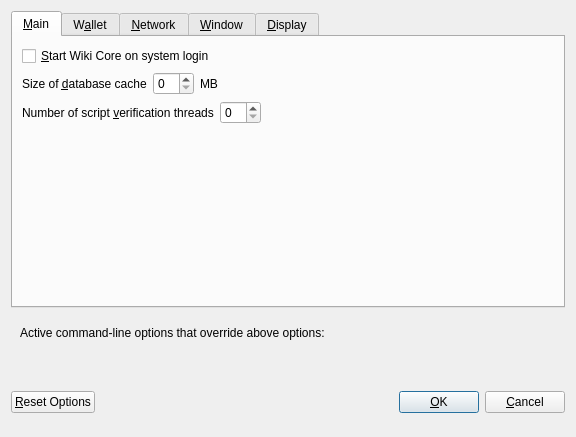
<?xml version="1.0" encoding="UTF-8"?>
<ui version="4.0">
 <class>OptionsDialog</class>
 <widget class="QDialog" name="OptionsDialog">
  <property name="geometry">
   <rect>
    <x>0</x>
    <y>0</y>
    <width>576</width>
    <height>402</height>
   </rect>
  </property>
  <property name="windowTitle">
   <string>Options</string>
  </property>
  <property name="modal">
   <bool>true</bool>
  </property>
  <layout class="QVBoxLayout" name="verticalLayout">
   <item>
    <widget class="QTabWidget" name="tabWidget">
     <property name="currentIndex">
      <number>0</number>
     </property>
     <widget class="QWidget" name="tabMain">
      <attribute name="title">
       <string>&amp;Main</string>
      </attribute>
      <layout class="QVBoxLayout" name="verticalLayout_Main">
       <item>
        <widget class="QCheckBox" name="bitcoinAtStartup">
         <property name="toolTip">
          <string>Automatically start Wiki Core after logging in to the system.</string>
         </property>
         <property name="text">
          <string>&amp;Start Wiki Core on system login</string>
         </property>
        </widget>
       </item>
       <item>
        <layout class="QHBoxLayout" name="horizontalLayout_2_Main">
         <item>
          <widget class="QLabel" name="databaseCacheLabel">
           <property name="text">
            <string>Size of &amp;database cache</string>
           </property>
           <property name="textFormat">
            <enum>Qt::PlainText</enum>
           </property>
           <property name="buddy">
            <cstring>databaseCache</cstring>
           </property>
          </widget>
         </item>
         <item>
          <widget class="QSpinBox" name="databaseCache"/>
         </item>
         <item>
          <widget class="QLabel" name="databaseCacheUnitLabel">
           <property name="text">
            <string>MB</string>
           </property>
           <property name="textFormat">
            <enum>Qt::PlainText</enum>
           </property>
          </widget>
         </item>
         <item>
          <spacer name="horizontalSpacer_2_Main">
           <property name="orientation">
            <enum>Qt::Horizontal</enum>
           </property>
           <property name="sizeHint" stdset="0">
            <size>
             <width>40</width>
             <height>20</height>
            </size>
           </property>
          </spacer>
         </item>
        </layout>
       </item>
       <item>
        <layout class="QHBoxLayout" name="horizontalLayout_3_Main">
         <item>
          <widget class="QLabel" name="threadsScriptVerifLabel">
           <property name="text">
            <string>Number of script &amp;verification threads</string>
           </property>
           <property name="textFormat">
            <enum>Qt::PlainText</enum>
           </property>
           <property name="buddy">
            <cstring>threadsScriptVerif</cstring>
           </property>
          </widget>
         </item>
         <item>
          <widget class="QSpinBox" name="threadsScriptVerif">
           <property name="toolTip">
            <string>(0 = auto, &lt;0 = leave that many cores free)</string>
           </property>
          </widget>
         </item>
         <item>
          <spacer name="horizontalSpacer_3_Main">
           <property name="orientation">
            <enum>Qt::Horizontal</enum>
           </property>
           <property name="sizeHint" stdset="0">
            <size>
             <width>40</width>
             <height>20</height>
            </size>
           </property>
          </spacer>
         </item>
        </layout>
       </item>
       <item>
        <spacer name="verticalSpacer_Main">
         <property name="orientation">
          <enum>Qt::Vertical</enum>
         </property>
         <property name="sizeHint" stdset="0">
          <size>
           <width>20</width>
           <height>40</height>
          </size>
         </property>
        </spacer>
       </item>
      </layout>
     </widget>
     <widget class="QWidget" name="tabWallet">
      <attribute name="title">
       <string>W&amp;allet</string>
      </attribute>
      <layout class="QVBoxLayout" name="verticalLayout_Wallet">
       <item>
        <widget class="QGroupBox" name="groupBox">
         <property name="title">
          <string>Expert</string>
         </property>
         <layout class="QVBoxLayout" name="verticalLayout_2">
          <item>
           <widget class="QCheckBox" name="coinControlFeatures">
            <property name="toolTip">
             <string>Whether to show coin control features or not.</string>
            </property>
            <property name="text">
             <string>Enable coin &amp;control features</string>
            </property>
           </widget>
          </item>
          <item>
           <widget class="QCheckBox" name="showMasternodesTab">
            <property name="toolTip">
             <string>Show additional tab listing all your masternodes in first sub-tab&lt;br/&gt;and all masternodes on the network in second sub-tab.</string>
            </property>
            <property name="text">
             <string>Show Masternodes Tab</string>
            </property>
           </widget>
          </item>
          <item>
           <widget class="QCheckBox" name="showAdvancedPSUI">
            <property name="toolTip">
             <string>Show additional information and buttons for PrivateSend on overview screen.</string>
            </property>
            <property name="text">
             <string>Enable advanced PrivateSend interface</string>
            </property>
           </widget>
          </item>
          <item>
           <widget class="QCheckBox" name="lowKeysWarning">
            <property name="toolTip">
             <string>Show warning dialog when PrivateSend detects that wallet has very low number of keys left.</string>
            </property>
            <property name="text">
             <string>Warn if PrivateSend is running out of keys</string>
            </property>
           </widget>
          </item>
          <item>
           <widget class="QCheckBox" name="privateSendMultiSession">
            <property name="toolTip">
             <string>Whether to use experimental PrivateSend mode with multiple mixing sessions per block.&lt;br/&gt;Note: You must use this feature carefully.&lt;br/&gt;Make sure you always have recent wallet (auto)backup in a safe place!</string>
            </property>
            <property name="text">
             <string>Enable PrivateSend &amp;multi-session</string>
            </property>
           </widget>
          </item>
          <item>
           <widget class="QCheckBox" name="spendZeroConfChange">
            <property name="toolTip">
             <string>If you disable the spending of unconfirmed change, the change from a transaction&lt;br/&gt;cannot be used until that transaction has at least one confirmation.&lt;br/&gt;This also affects how your balance is computed.</string>
            </property>
            <property name="text">
             <string>&amp;Spend unconfirmed change</string>
            </property>
           </widget>
          </item>
         </layout>
        </widget>
       </item>
       <item>
        <layout class="QHBoxLayout" name="horizontalLayout_4_Wallet">
         <item>
          <widget class="QLabel" name="label">
           <property name="toolTip">
            <string>This setting determines the amount of individual masternodes that an input will be anonymized through.&lt;br/&gt;More rounds of anonymization gives a higher degree of privacy, but also costs more in fees.</string>
           </property>
           <property name="text">
            <string>PrivateSend rounds to use</string>
           </property>
          </widget>
         </item>
         <item>
          <widget class="QSpinBox" name="privateSendRounds">
           <property name="minimum">
            <number>2</number>
           </property>
           <property name="maximum">
            <number>8</number>
           </property>
           <property name="value">
            <number>4</number>
           </property>
          </widget>
         </item>
        </layout>
       </item>
       <item>
        <layout class="QHBoxLayout" name="horizontalLayout">
         <item>
          <widget class="QLabel" name="label_2">
           <property name="toolTip">
            <string>This amount acts as a threshold to turn off PrivateSend once it's reached.</string>
           </property>
           <property name="statusTip">
            <string notr="true"/>
           </property>
           <property name="whatsThis">
            <string notr="true"/>
           </property>
           <property name="accessibleName">
            <string notr="true"/>
           </property>
           <property name="accessibleDescription">
            <string notr="true"/>
           </property>
           <property name="text">
            <string>Amount of Wiki to keep anonymized</string>
           </property>
          </widget>
         </item>
         <item>
          <widget class="QSpinBox" name="privateSendAmount">
           <property name="minimum">
            <number>2</number>
           </property>
           <property name="maximum">
            <number>2000</number>
           </property>
           <property name="singleStep">
            <number>10</number>
           </property>
           <property name="value">
            <number>1000</number>
           </property>
          </widget>
         </item>
        </layout>
       </item>
       <item>
        <spacer name="verticalSpacer_Wallet">
         <property name="orientation">
          <enum>Qt::Vertical</enum>
         </property>
         <property name="sizeHint" stdset="0">
          <size>
           <width>20</width>
           <height>40</height>
          </size>
         </property>
        </spacer>
       </item>
      </layout>
     </widget>
     <widget class="QWidget" name="tabNetwork">
      <attribute name="title">
       <string>&amp;Network</string>
      </attribute>
      <layout class="QVBoxLayout" name="verticalLayout_Network">
       <item>
        <widget class="QCheckBox" name="mapPortUpnp">
         <property name="toolTip">
          <string>Automatically open the Wiki Core client port on the router. This only works when your router supports UPnP and it is enabled.</string>
         </property>
         <property name="text">
          <string>Map port using &amp;UPnP</string>
         </property>
        </widget>
       </item>
       <item>
        <widget class="QCheckBox" name="allowIncoming">
         <property name="toolTip">
          <string>Accept connections from outside</string>
         </property>
         <property name="text">
          <string>Allow incoming connections</string>
         </property>
        </widget>
       </item>
       <item>
        <widget class="QCheckBox" name="connectSocks">
         <property name="toolTip">
          <string>Connect to the Wiki network through a SOCKS5 proxy.</string>
         </property>
         <property name="text">
          <string>&amp;Connect through SOCKS5 proxy (default proxy):</string>
         </property>
        </widget>
       </item>
       <item>
        <layout class="QHBoxLayout" name="horizontalLayout_1_Network">
         <item>
          <widget class="QLabel" name="proxyIpLabel">
           <property name="text">
            <string>Proxy &amp;IP:</string>
           </property>
           <property name="textFormat">
            <enum>Qt::PlainText</enum>
           </property>
           <property name="buddy">
            <cstring>proxyIp</cstring>
           </property>
          </widget>
         </item>
         <item>
          <widget class="QValidatedLineEdit" name="proxyIp">
           <property name="minimumSize">
            <size>
             <width>140</width>
             <height>0</height>
            </size>
           </property>
           <property name="maximumSize">
            <size>
             <width>140</width>
             <height>16777215</height>
            </size>
           </property>
           <property name="toolTip">
            <string>IP address of the proxy (e.g. IPv4: 127.0.0.1 / IPv6: ::1)</string>
           </property>
          </widget>
         </item>
         <item>
          <widget class="QLabel" name="proxyPortLabel">
           <property name="text">
            <string>&amp;Port:</string>
           </property>
           <property name="textFormat">
            <enum>Qt::PlainText</enum>
           </property>
           <property name="buddy">
            <cstring>proxyPort</cstring>
           </property>
          </widget>
         </item>
         <item>
          <widget class="QLineEdit" name="proxyPort">
           <property name="minimumSize">
            <size>
             <width>55</width>
             <height>0</height>
            </size>
           </property>
           <property name="maximumSize">
            <size>
             <width>55</width>
             <height>16777215</height>
            </size>
           </property>
           <property name="toolTip">
            <string>Port of the proxy (e.g. 9050)</string>
           </property>
          </widget>
         </item>
         <item>
          <spacer name="horizontalSpacer_1_Network">
           <property name="orientation">
            <enum>Qt::Horizontal</enum>
           </property>
           <property name="sizeHint" stdset="0">
            <size>
             <width>40</width>
             <height>20</height>
            </size>
           </property>
          </spacer>
         </item>
        </layout>
       </item>
       <item>
        <layout class="QHBoxLayout" name="horizontalLayout_2_Network">
         <item>
          <widget class="QLabel" name="proxyActiveNets">
           <property name="text">
            <string>Used for reaching peers via:</string>
           </property>
           <property name="textFormat">
            <enum>Qt::PlainText</enum>
           </property>
          </widget>
         </item>
         <item>
          <widget class="QCheckBox" name="proxyReachIPv4">
           <property name="enabled">
            <bool>false</bool>
           </property>
           <property name="toolTip">
            <string>Shows, if the supplied default SOCKS5 proxy is used to reach peers via this network type.</string>
           </property>
           <property name="text">
            <string/>
           </property>
          </widget>
         </item>
         <item>
          <widget class="QLabel" name="proxyReachIPv4Label">
           <property name="text">
            <string>IPv4</string>
           </property>
           <property name="textFormat">
            <enum>Qt::PlainText</enum>
           </property>
          </widget>
         </item>
         <item>
          <widget class="QCheckBox" name="proxyReachIPv6">
           <property name="enabled">
            <bool>false</bool>
           </property>
           <property name="toolTip">
            <string>Shows, if the supplied default SOCKS5 proxy is used to reach peers via this network type.</string>
           </property>
           <property name="text">
            <string/>
           </property>
          </widget>
         </item>
         <item>
          <widget class="QLabel" name="proxyReachIPv6Label">
           <property name="text">
            <string>IPv6</string>
           </property>
           <property name="textFormat">
            <enum>Qt::PlainText</enum>
           </property>
          </widget>
         </item>
         <item>
          <widget class="QCheckBox" name="proxyReachTor">
           <property name="enabled">
            <bool>false</bool>
           </property>
           <property name="toolTip">
            <string>Shows, if the supplied default SOCKS5 proxy is used to reach peers via this network type.</string>
           </property>
           <property name="text">
            <string/>
           </property>
          </widget>
         </item>
         <item>
          <widget class="QLabel" name="proxyReachTorLabel">
           <property name="text">
            <string>Tor</string>
           </property>
           <property name="textFormat">
            <enum>Qt::PlainText</enum>
           </property>
          </widget>
         </item>
         <item>
          <spacer name="horizontalSpacer_2_Network">
           <property name="orientation">
            <enum>Qt::Horizontal</enum>
           </property>
           <property name="sizeHint" stdset="0">
            <size>
             <width>40</width>
             <height>20</height>
            </size>
           </property>
          </spacer>
         </item>
        </layout>
       </item>
       <item>
        <widget class="QCheckBox" name="connectSocksTor">
         <property name="toolTip">
          <string>Connect to the Wiki network through a separate SOCKS5 proxy for Tor hidden services.</string>
         </property>
         <property name="text">
          <string>Use separate SOCKS5 proxy to reach peers via Tor hidden services:</string>
         </property>
        </widget>
       </item>
       <item>
        <layout class="QHBoxLayout" name="horizontalLayout_3_Network">
         <item>
          <widget class="QLabel" name="proxyIpTorLabel">
           <property name="text">
            <string>Proxy &amp;IP:</string>
           </property>
           <property name="textFormat">
            <enum>Qt::PlainText</enum>
           </property>
           <property name="buddy">
            <cstring>proxyIpTor</cstring>
           </property>
          </widget>
         </item>
         <item>
          <widget class="QValidatedLineEdit" name="proxyIpTor">
           <property name="minimumSize">
            <size>
             <width>140</width>
             <height>0</height>
            </size>
           </property>
           <property name="maximumSize">
            <size>
             <width>140</width>
             <height>16777215</height>
            </size>
           </property>
           <property name="toolTip">
            <string>IP address of the proxy (e.g. IPv4: 127.0.0.1 / IPv6: ::1)</string>
           </property>
          </widget>
         </item>
         <item>
          <widget class="QLabel" name="proxyPortTorLabel">
           <property name="text">
            <string>&amp;Port:</string>
           </property>
           <property name="textFormat">
            <enum>Qt::PlainText</enum>
           </property>
           <property name="buddy">
            <cstring>proxyPortTor</cstring>
           </property>
          </widget>
         </item>
         <item>
          <widget class="QLineEdit" name="proxyPortTor">
           <property name="minimumSize">
            <size>
             <width>55</width>
             <height>0</height>
            </size>
           </property>
           <property name="maximumSize">
            <size>
             <width>55</width>
             <height>16777215</height>
            </size>
           </property>
           <property name="toolTip">
            <string>Port of the proxy (e.g. 9050)</string>
           </property>
          </widget>
         </item>
         <item>
          <spacer name="horizontalSpacer_4_Network">
           <property name="orientation">
            <enum>Qt::Horizontal</enum>
           </property>
           <property name="sizeHint" stdset="0">
            <size>
             <width>40</width>
             <height>20</height>
            </size>
           </property>
          </spacer>
         </item>
        </layout>
       </item>
       <item>
        <spacer name="verticalSpacer_Network">
         <property name="orientation">
          <enum>Qt::Vertical</enum>
         </property>
         <property name="sizeHint" stdset="0">
          <size>
           <width>20</width>
           <height>40</height>
          </size>
         </property>
        </spacer>
       </item>
      </layout>
     </widget>
     <widget class="QWidget" name="tabWindow">
      <attribute name="title">
       <string>&amp;Window</string>
      </attribute>
      <layout class="QVBoxLayout" name="verticalLayout_Window">
       <item>
        <widget class="QCheckBox" name="minimizeToTray">
         <property name="toolTip">
          <string>Show only a tray icon after minimizing the window.</string>
         </property>
         <property name="text">
          <string>&amp;Minimize to the tray instead of the taskbar</string>
         </property>
        </widget>
       </item>
       <item>
        <widget class="QCheckBox" name="minimizeOnClose">
         <property name="toolTip">
          <string>Minimize instead of exit the application when the window is closed. When this option is enabled, the application will be closed only after selecting Exit in the menu.</string>
         </property>
         <property name="text">
          <string>M&amp;inimize on close</string>
         </property>
        </widget>
       </item>
       <item>
        <spacer name="verticalSpacer_Window">
         <property name="orientation">
          <enum>Qt::Vertical</enum>
         </property>
         <property name="sizeHint" stdset="0">
          <size>
           <width>20</width>
           <height>40</height>
          </size>
         </property>
        </spacer>
       </item>
      </layout>
     </widget>
     <widget class="QWidget" name="tabDisplay">
      <attribute name="title">
       <string>&amp;Display</string>
      </attribute>
      <layout class="QVBoxLayout" name="verticalLayout_Display">
       <item>
        <layout class="QHBoxLayout" name="horizontalLayout_1_Display">
         <item>
          <widget class="QLabel" name="langLabel">
           <property name="text">
            <string>User Interface &amp;language:</string>
           </property>
           <property name="textFormat">
            <enum>Qt::PlainText</enum>
           </property>
           <property name="buddy">
            <cstring>lang</cstring>
           </property>
          </widget>
         </item>
         <item>
          <widget class="QValueComboBox" name="lang">
           <property name="toolTip">
            <string>The user interface language can be set here. This setting will take effect after restarting Wiki Core.</string>
           </property>
          </widget>
         </item>
        </layout>
       </item>
       <item>
        <widget class="QLabel" name="label_3">
         <property name="toolTip">
          <string notr="true"/>
         </property>
         <property name="statusTip">
          <string notr="true"/>
         </property>
         <property name="whatsThis">
          <string notr="true"/>
         </property>
         <property name="accessibleName">
          <string notr="true"/>
         </property>
         <property name="text">
          <string>Language missing or translation incomplete? Help contributing translations here:
https://www.transifex.com/projects/p/wiki/</string>
         </property>
         <property name="wordWrap">
          <bool>true</bool>
         </property>
         <property name="openExternalLinks">
          <bool>true</bool>
         </property>
         <property name="textInteractionFlags">
          <set>Qt::TextBrowserInteraction</set>
         </property>
        </widget>
       </item>
       <item>
        <layout class="QHBoxLayout" name="horizontalLayout_4_Display" stretch="0,0">
         <item>
          <widget class="QLabel" name="themeLabel">
           <property name="text">
            <string>User Interface Theme:</string>
           </property>
          </widget>
         </item>
         <item>
          <widget class="QValueComboBox" name="theme"/>
         </item>
        </layout>
       </item>
       <item>
        <widget class="Line" name="line">
         <property name="orientation">
          <enum>Qt::Horizontal</enum>
         </property>
        </widget>
       </item>
       <item>
        <layout class="QHBoxLayout" name="horizontalLayout_2_Display">
         <item>
          <widget class="QLabel" name="unitLabel">
           <property name="text">
            <string>&amp;Unit to show amounts in:</string>
           </property>
           <property name="textFormat">
            <enum>Qt::PlainText</enum>
           </property>
           <property name="buddy">
            <cstring>unit</cstring>
           </property>
          </widget>
         </item>
         <item>
          <widget class="QValueComboBox" name="unit">
           <property name="toolTip">
            <string>Choose the default subdivision unit to show in the interface and when sending coins.</string>
           </property>
          </widget>
         </item>
        </layout>
       </item>
       <item>
        <layout class="QHBoxLayout" name="horizontalLayout_5_Display">
         <item>
          <widget class="QLabel" name="digitsLabel">
           <property name="text">
            <string>Decimal digits</string>
           </property>
          </widget>
         </item>
         <item>
          <widget class="QValueComboBox" name="digits"/>
         </item>
        </layout>
       </item>
       <item>
        <layout class="QHBoxLayout" name="horizontalLayout_3_Display">
         <item>
          <widget class="QLabel" name="thirdPartyTxUrlsLabel">
           <property name="toolTip">
            <string>Third party URLs (e.g. a block explorer) that appear in the transactions tab as context menu items.&lt;br/&gt;%s in the URL is replaced by transaction hash. Multiple URLs are separated by vertical bar |.</string>
           </property>
           <property name="text">
            <string>Third party transaction URLs</string>
           </property>
           <property name="buddy">
            <cstring>thirdPartyTxUrls</cstring>
           </property>
          </widget>
         </item>
         <item>
          <widget class="QLineEdit" name="thirdPartyTxUrls">
           <property name="toolTip">
            <string>Third party URLs (e.g. a block explorer) that appear in the transactions tab as context menu items.&lt;br/&gt;%s in the URL is replaced by transaction hash. Multiple URLs are separated by vertical bar |.</string>
           </property>
          </widget>
         </item>
        </layout>
       </item>
       <item>
        <spacer name="verticalSpacer">
         <property name="orientation">
          <enum>Qt::Vertical</enum>
         </property>
         <property name="sizeHint" stdset="0">
          <size>
           <width>20</width>
           <height>40</height>
          </size>
         </property>
        </spacer>
       </item>
      </layout>
     </widget>
    </widget>
   </item>
   <item>
    <widget class="QFrame" name="frame">
     <layout class="QVBoxLayout" name="verticalLayout_Bottom">
      <item>
       <layout class="QHBoxLayout" name="horizontalLayout_Bottom">
        <item>
         <widget class="QLabel" name="overriddenByCommandLineInfoLabel">
          <property name="text">
           <string>Active command-line options that override above options:</string>
          </property>
          <property name="textFormat">
           <enum>Qt::PlainText</enum>
          </property>
         </widget>
        </item>
        <item>
         <spacer name="horizontalSpacer_Bottom">
          <property name="orientation">
           <enum>Qt::Horizontal</enum>
          </property>
          <property name="sizeHint" stdset="0">
           <size>
            <width>40</width>
            <height>20</height>
           </size>
          </property>
         </spacer>
        </item>
       </layout>
      </item>
      <item>
       <widget class="QLabel" name="overriddenByCommandLineLabel">
        <property name="text">
         <string/>
        </property>
        <property name="textFormat">
         <enum>Qt::PlainText</enum>
        </property>
        <property name="wordWrap">
         <bool>true</bool>
        </property>
       </widget>
      </item>
     </layout>
    </widget>
   </item>
   <item>
    <layout class="QHBoxLayout" name="horizontalLayout_Buttons">
     <item>
      <widget class="QPushButton" name="resetButton">
       <property name="toolTip">
        <string>Reset all client options to default.</string>
       </property>
       <property name="text">
        <string>&amp;Reset Options</string>
       </property>
       <property name="autoDefault">
        <bool>false</bool>
       </property>
      </widget>
     </item>
     <item>
      <spacer name="horizontalSpacer_1">
       <property name="orientation">
        <enum>Qt::Horizontal</enum>
       </property>
       <property name="sizeHint" stdset="0">
        <size>
         <width>40</width>
         <height>48</height>
        </size>
       </property>
      </spacer>
     </item>
     <item>
      <widget class="QLabel" name="statusLabel">
       <property name="minimumSize">
        <size>
         <width>200</width>
         <height>0</height>
        </size>
       </property>
       <property name="font">
        <font>
         <weight>75</weight>
         <bold>true</bold>
        </font>
       </property>
       <property name="text">
        <string/>
       </property>
       <property name="textFormat">
        <enum>Qt::PlainText</enum>
       </property>
       <property name="wordWrap">
        <bool>true</bool>
       </property>
      </widget>
     </item>
     <item>
      <spacer name="horizontalSpacer_2">
       <property name="orientation">
        <enum>Qt::Horizontal</enum>
       </property>
       <property name="sizeHint" stdset="0">
        <size>
         <width>40</width>
         <height>48</height>
        </size>
       </property>
      </spacer>
     </item>
     <item>
      <widget class="QPushButton" name="okButton">
       <property name="text">
        <string>&amp;OK</string>
       </property>
       <property name="autoDefault">
        <bool>false</bool>
       </property>
       <property name="default">
        <bool>true</bool>
       </property>
      </widget>
     </item>
     <item>
      <widget class="QPushButton" name="cancelButton">
       <property name="text">
        <string>&amp;Cancel</string>
       </property>
       <property name="autoDefault">
        <bool>false</bool>
       </property>
      </widget>
     </item>
    </layout>
   </item>
  </layout>
 </widget>
 <customwidgets>
  <customwidget>
   <class>QValidatedLineEdit</class>
   <extends>QLineEdit</extends>
   <header>qvalidatedlineedit.h</header>
  </customwidget>
  <customwidget>
   <class>QValueComboBox</class>
   <extends>QComboBox</extends>
   <header>qvaluecombobox.h</header>
  </customwidget>
 </customwidgets>
 <resources/>
 <connections/>
</ui>
